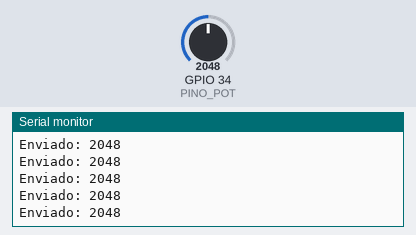
Recording of a sketch running on a simulated ESP32. Shown: the last lines printed to the serial monitor. The test bench sets the inputs (shaded band); at power-on: GPIO 34 (PINO_POT) = 2048.

Above: at 1.2 s.
1.3 s: GPIO 34 (PINO_POT) set to 2866
At 1.31 s:
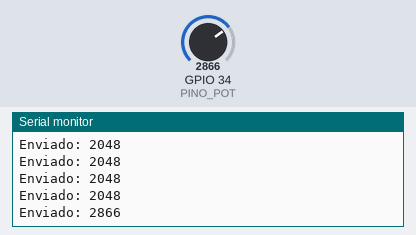
2.8 s: GPIO 34 (PINO_POT) set to 3603
At 2.81 s:
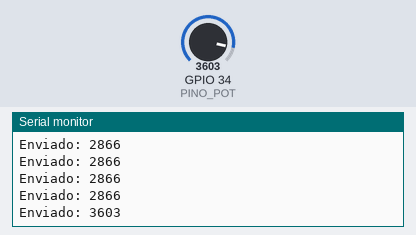
Timing chart, 0 to 5.8 s (numbered marks = the images above; inputs shaded):
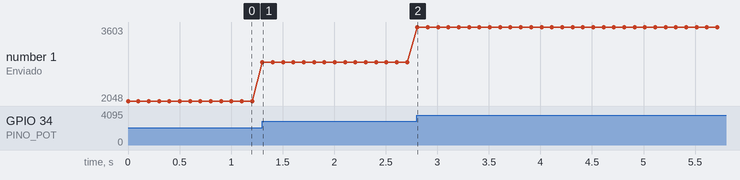

Measured:
- after the input at 1.3 s, the serial monitor: prints a new line at once (image 1)
- after the input at 2.8 s, the serial monitor: prints a new line at once (image 2)
- plotted number 1: 2048 → 2866 after the input at 1.3 s, 2866 → 3603 after the input at 2.8 s

The sketch:

transmissor.ino
```cpp
// transmissor.ino
#define BAUD_RATE 9600
#define PINO_TX 17
#define PINO_RX 16
#define PINO_POT 34

void setup() {
 Serial.begin(115200);
 Serial2.begin(BAUD_RATE, SERIAL_8N1, PINO_RX, PINO_TX);
 Serial.println("Transmissor pronto.");
}

void loop() {
 int leitura = analogRead(PINO_POT); // 0–4095

 Serial2.println(leitura);           // envia valor
 Serial.print("Enviado: ");
 Serial.println(leitura);

 delay(100);
}
```
